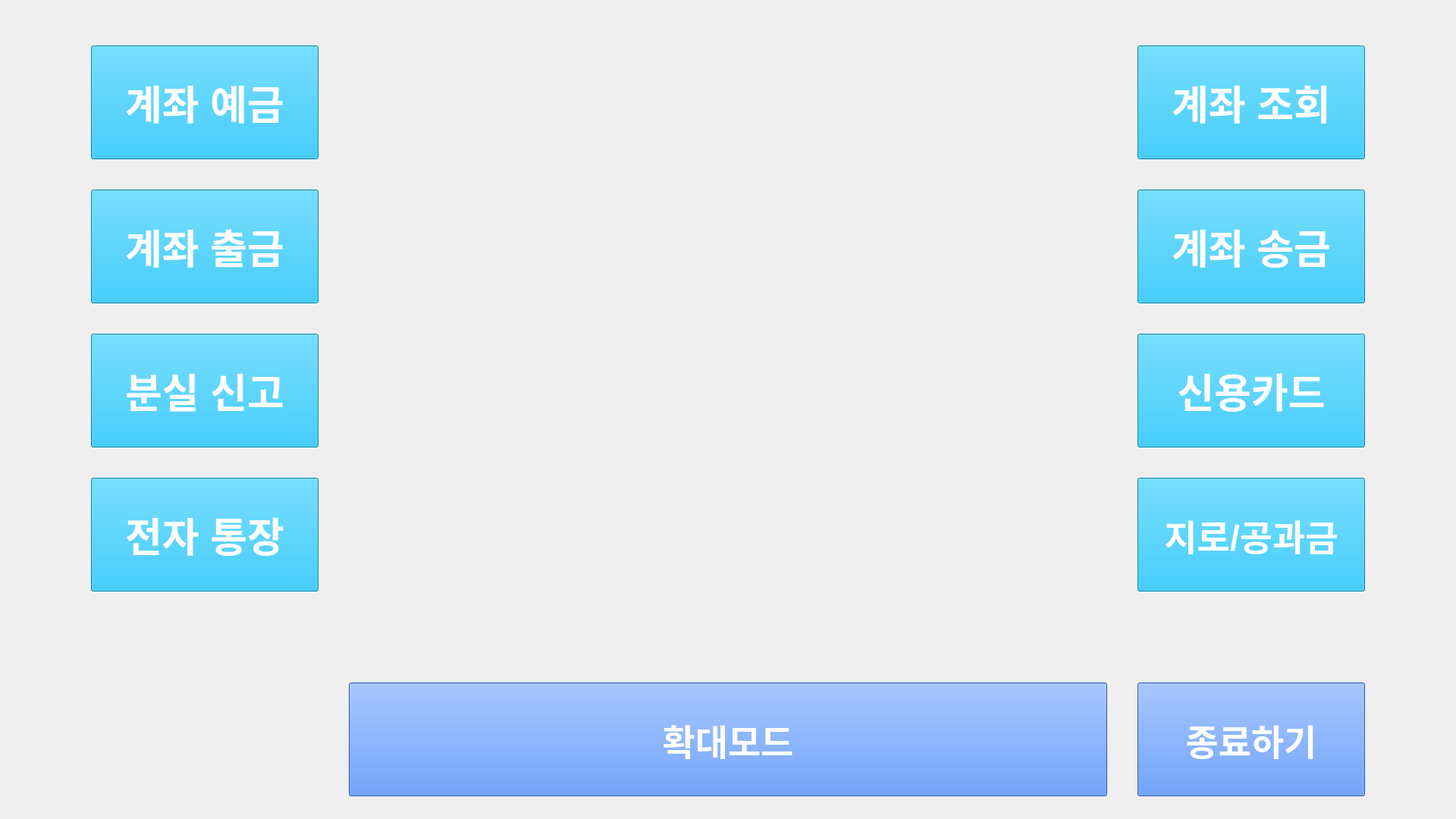
<?xml version="1.0" encoding="UTF-8"?>
<ui version="4.0">
 <class>NormalMainMenuUI</class>
 <widget class="QWidget" name="NormalMainMenuUI">
  <property name="geometry">
   <rect>
    <x>0</x>
    <y>0</y>
    <width>1920</width>
    <height>1080</height>
   </rect>
  </property>
  <property name="palette">
   <palette>
    <active>
     <colorrole role="Button">
      <brush brushstyle="SolidPattern">
       <color alpha="255">
        <red>12</red>
        <green>58</green>
        <blue>152</blue>
       </color>
      </brush>
     </colorrole>
     <colorrole role="Base">
      <brush brushstyle="SolidPattern">
       <color alpha="255">
        <red>12</red>
        <green>58</green>
        <blue>152</blue>
       </color>
      </brush>
     </colorrole>
     <colorrole role="Window">
      <brush brushstyle="SolidPattern">
       <color alpha="255">
        <red>12</red>
        <green>58</green>
        <blue>152</blue>
       </color>
      </brush>
     </colorrole>
    </active>
    <inactive>
     <colorrole role="Button">
      <brush brushstyle="SolidPattern">
       <color alpha="255">
        <red>239</red>
        <green>239</green>
        <blue>239</blue>
       </color>
      </brush>
     </colorrole>
     <colorrole role="Base">
      <brush brushstyle="SolidPattern">
       <color alpha="255">
        <red>255</red>
        <green>255</green>
        <blue>255</blue>
       </color>
      </brush>
     </colorrole>
     <colorrole role="Window">
      <brush brushstyle="SolidPattern">
       <color alpha="255">
        <red>239</red>
        <green>239</green>
        <blue>239</blue>
       </color>
      </brush>
     </colorrole>
    </inactive>
    <disabled>
     <colorrole role="Button">
      <brush brushstyle="SolidPattern">
       <color alpha="255">
        <red>12</red>
        <green>58</green>
        <blue>152</blue>
       </color>
      </brush>
     </colorrole>
     <colorrole role="Base">
      <brush brushstyle="SolidPattern">
       <color alpha="255">
        <red>12</red>
        <green>58</green>
        <blue>152</blue>
       </color>
      </brush>
     </colorrole>
     <colorrole role="Window">
      <brush brushstyle="SolidPattern">
       <color alpha="255">
        <red>12</red>
        <green>58</green>
        <blue>152</blue>
       </color>
      </brush>
     </colorrole>
    </disabled>
   </palette>
  </property>
  <property name="windowTitle">
   <string>Form</string>
  </property>
  <widget class="QPushButton" name="WithdrawButton">
   <property name="geometry">
    <rect>
     <x>120</x>
     <y>250</y>
     <width>300</width>
     <height>150</height>
    </rect>
   </property>
   <property name="sizePolicy">
    <sizepolicy hsizetype="Preferred" vsizetype="Preferred">
     <horstretch>0</horstretch>
     <verstretch>0</verstretch>
    </sizepolicy>
   </property>
   <property name="font">
    <font>
     <pointsize>40</pointsize>
     <bold>true</bold>
    </font>
   </property>
   <property name="styleSheet">
    <string notr="true">color: rgb(255, 255, 255);
background-color: rgb(1, 180, 245);</string>
   </property>
   <property name="text">
    <string>계좌 출금</string>
   </property>
  </widget>
  <widget class="QPushButton" name="DepositButton">
   <property name="geometry">
    <rect>
     <x>120</x>
     <y>60</y>
     <width>300</width>
     <height>150</height>
    </rect>
   </property>
   <property name="sizePolicy">
    <sizepolicy hsizetype="Preferred" vsizetype="Preferred">
     <horstretch>0</horstretch>
     <verstretch>0</verstretch>
    </sizepolicy>
   </property>
   <property name="font">
    <font>
     <pointsize>40</pointsize>
     <bold>true</bold>
    </font>
   </property>
   <property name="styleSheet">
    <string notr="true">color: rgb(255, 255, 255);
background-color: rgb(1, 180, 245);</string>
   </property>
   <property name="text">
    <string>계좌 예금</string>
   </property>
  </widget>
  <widget class="QPushButton" name="SendButton">
   <property name="geometry">
    <rect>
     <x>1500</x>
     <y>250</y>
     <width>300</width>
     <height>150</height>
    </rect>
   </property>
   <property name="sizePolicy">
    <sizepolicy hsizetype="Preferred" vsizetype="Preferred">
     <horstretch>0</horstretch>
     <verstretch>0</verstretch>
    </sizepolicy>
   </property>
   <property name="font">
    <font>
     <pointsize>40</pointsize>
     <bold>true</bold>
    </font>
   </property>
   <property name="styleSheet">
    <string notr="true">color: rgb(255, 255, 255);
background-color: rgb(1, 180, 245);</string>
   </property>
   <property name="text">
    <string>계좌 송금</string>
   </property>
  </widget>
  <widget class="QPushButton" name="BalanceButton">
   <property name="geometry">
    <rect>
     <x>1500</x>
     <y>60</y>
     <width>300</width>
     <height>150</height>
    </rect>
   </property>
   <property name="sizePolicy">
    <sizepolicy hsizetype="Preferred" vsizetype="Preferred">
     <horstretch>0</horstretch>
     <verstretch>0</verstretch>
    </sizepolicy>
   </property>
   <property name="font">
    <font>
     <pointsize>40</pointsize>
     <bold>true</bold>
    </font>
   </property>
   <property name="styleSheet">
    <string notr="true">color: rgb(255, 255, 255);
background-color: rgb(1, 180, 245);</string>
   </property>
   <property name="text">
    <string>계좌 조회</string>
   </property>
  </widget>
  <widget class="QPushButton" name="QuitButton">
   <property name="geometry">
    <rect>
     <x>1500</x>
     <y>900</y>
     <width>300</width>
     <height>150</height>
    </rect>
   </property>
   <property name="sizePolicy">
    <sizepolicy hsizetype="Preferred" vsizetype="Maximum">
     <horstretch>0</horstretch>
     <verstretch>0</verstretch>
    </sizepolicy>
   </property>
   <property name="font">
    <font>
     <pointsize>35</pointsize>
     <bold>true</bold>
    </font>
   </property>
   <property name="styleSheet">
    <string notr="true">color: rgb(255, 255, 255);
background-color: rgb(44, 118, 255);</string>
   </property>
   <property name="text">
    <string>종료하기</string>
   </property>
  </widget>
  <widget class="QPushButton" name="SelectButton">
   <property name="geometry">
    <rect>
     <x>460</x>
     <y>900</y>
     <width>1000</width>
     <height>150</height>
    </rect>
   </property>
   <property name="sizePolicy">
    <sizepolicy hsizetype="Preferred" vsizetype="Maximum">
     <horstretch>0</horstretch>
     <verstretch>0</verstretch>
    </sizepolicy>
   </property>
   <property name="font">
    <font>
     <pointsize>35</pointsize>
     <bold>true</bold>
    </font>
   </property>
   <property name="styleSheet">
    <string notr="true">color: rgb(255, 255, 255);
background-color: rgb(44, 118, 255);</string>
   </property>
   <property name="text">
    <string>확대모드</string>
   </property>
  </widget>
  <widget class="QStackedWidget" name="stackedWidget">
   <property name="geometry">
    <rect>
     <x>460</x>
     <y>60</y>
     <width>1000</width>
     <height>790</height>
    </rect>
   </property>
  </widget>
  <widget class="QPushButton" name="WithdrawButton_2">
   <property name="geometry">
    <rect>
     <x>120</x>
     <y>440</y>
     <width>300</width>
     <height>150</height>
    </rect>
   </property>
   <property name="sizePolicy">
    <sizepolicy hsizetype="Preferred" vsizetype="Preferred">
     <horstretch>0</horstretch>
     <verstretch>0</verstretch>
    </sizepolicy>
   </property>
   <property name="font">
    <font>
     <pointsize>40</pointsize>
     <bold>true</bold>
    </font>
   </property>
   <property name="styleSheet">
    <string notr="true">color: rgb(255, 255, 255);
background-color: rgb(1, 180, 245);</string>
   </property>
   <property name="text">
    <string>분실 신고</string>
   </property>
  </widget>
  <widget class="QPushButton" name="WithdrawButton_3">
   <property name="geometry">
    <rect>
     <x>120</x>
     <y>630</y>
     <width>300</width>
     <height>150</height>
    </rect>
   </property>
   <property name="sizePolicy">
    <sizepolicy hsizetype="Preferred" vsizetype="Preferred">
     <horstretch>0</horstretch>
     <verstretch>0</verstretch>
    </sizepolicy>
   </property>
   <property name="font">
    <font>
     <pointsize>40</pointsize>
     <bold>true</bold>
    </font>
   </property>
   <property name="styleSheet">
    <string notr="true">color: rgb(255, 255, 255);
background-color: rgb(1, 180, 245);</string>
   </property>
   <property name="text">
    <string>전자 통장</string>
   </property>
  </widget>
  <widget class="QPushButton" name="SendButton_2">
   <property name="geometry">
    <rect>
     <x>1500</x>
     <y>440</y>
     <width>300</width>
     <height>150</height>
    </rect>
   </property>
   <property name="sizePolicy">
    <sizepolicy hsizetype="Preferred" vsizetype="Preferred">
     <horstretch>0</horstretch>
     <verstretch>0</verstretch>
    </sizepolicy>
   </property>
   <property name="font">
    <font>
     <pointsize>40</pointsize>
     <bold>true</bold>
    </font>
   </property>
   <property name="styleSheet">
    <string notr="true">color: rgb(255, 255, 255);
background-color: rgb(1, 180, 245);</string>
   </property>
   <property name="text">
    <string>신용카드</string>
   </property>
  </widget>
  <widget class="QPushButton" name="resetButton">
   <property name="geometry">
    <rect>
     <x>1500</x>
     <y>630</y>
     <width>300</width>
     <height>150</height>
    </rect>
   </property>
   <property name="sizePolicy">
    <sizepolicy hsizetype="Preferred" vsizetype="Preferred">
     <horstretch>0</horstretch>
     <verstretch>0</verstretch>
    </sizepolicy>
   </property>
   <property name="font">
    <font>
     <pointsize>35</pointsize>
     <bold>true</bold>
    </font>
   </property>
   <property name="styleSheet">
    <string notr="true">color: rgb(255, 255, 255);
background-color: rgb(1, 180, 245);</string>
   </property>
   <property name="text">
    <string>지로/공과금</string>
   </property>
  </widget>
 </widget>
 <resources/>
 <connections/>
</ui>
